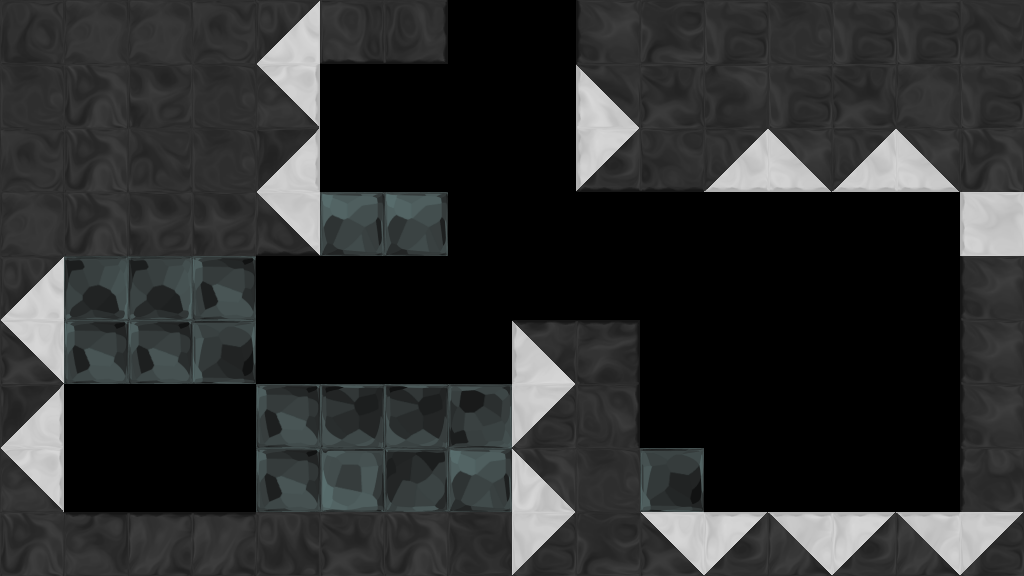

Below is a game level as drawn by its tile map, then a one-line description and the .tmx file that defines it, in full:
An orthogonal 16x9 tile map with 64x64 px tiles, 1 tile layer (tile), 1 hidden layer not drawn, 6 tilesets and 5 objects (2x Exit, DoorBlack, Griddy, GemRed).

<map version="1.0" orientation="orthogonal" width="16" height="9" tilewidth="64" tileheight="64">
 <properties>
  <property name="bg" value="bg4_red" />
  <property name="bgParallaxX" value=".7" />
  <property name="bgParallaxY" value=".7" />
  <property name="music" value="boss1" />
 </properties>
 <tileset firstgid="1" source="tiles/black_tiles.tsx" />
 <tileset firstgid="50" source="tiles/white_tiles.tsx" />
 <tileset firstgid="99" source="tiles/mixed_tiles.tsx" />
 <tileset firstgid="211" source="tiles/glass_tiles.tsx" />
 <tileset firstgid="260" source="tiles/black_indestructable.tsx" />
 <tileset firstgid="310" source="tiles/sand_tiles.tsx" />
 <layer name="backTile" width="16" height="9" visible="0">
  <data encoding="csv">
0,0,0,0,0,0,0,0,0,0,0,0,0,0,0,0,
0,0,0,0,0,0,0,0,0,0,0,0,0,0,0,0,
0,0,0,0,0,0,0,0,0,0,0,0,0,0,0,0,
0,0,0,0,0,0,0,0,0,0,0,0,0,0,0,0,
0,0,0,0,0,0,0,0,0,0,0,0,0,0,0,0,
0,0,0,0,0,0,0,0,0,0,0,0,0,0,0,0,
0,0,0,0,0,0,0,0,0,0,0,0,0,0,0,0,
0,0,0,0,0,0,0,0,0,0,0,0,0,0,0,0,
0,0,0,0,0,0,0,0,0,0,0,0,0,0,0,0
</data>
 </layer>
 <objectgroup name="obj" width="16" height="9">
  <object type="DoorBlack" x="448" y="0" width="128" height="64">
   <properties>
    <property name="autoClose" value="true" />
    <property name="cannotOpen" value="true" />
   </properties>
  </object>
  <object type="Griddy" x="865" y="413" />
  <object type="GemRed" x="640" y="224" width="64" height="64">
   <ellipse />
  </object>
 </objectgroup>
 <layer name="tile" width="16" height="9">
  <data encoding="csv">
28,6,6,21,102,38,39,0,0,22,42,2,7,2,2,14,
7,1,5,7,115,0,0,0,0,127,3,49,2,3,6,2,
21,1,14,7,116,0,0,0,0,156,31,123,120,123,120,1,
6,1,5,5,122,218,218,0,0,0,0,0,0,0,0,71,
102,222,222,219,0,0,0,0,0,0,0,0,0,0,0,22,
101,219,219,212,0,0,0,0,134,11,0,0,0,0,0,22,
116,0,0,0,219,220,220,215,100,25,0,0,0,0,0,22,
115,0,0,0,219,211,221,218,99,7,212,0,0,0,0,23,
1,17,10,10,4,3,1,35,100,42,101,107,108,107,108,100
</data>
 </layer>
 <objectgroup name="front" width="16" height="9">
  <object type="Exit" x="448" y="0" width="128" height="64">
   <properties>
    <property name="mapTo" value="griddy1" />
    <property name="noSensor" value="true" />
   </properties>
  </object>
  <object type="Exit" x="703" y="539" width="128" height="48">
   <properties>
    <property name="mapTo" value="griddy3" />
   </properties>
  </object>
 </objectgroup>
</map>
